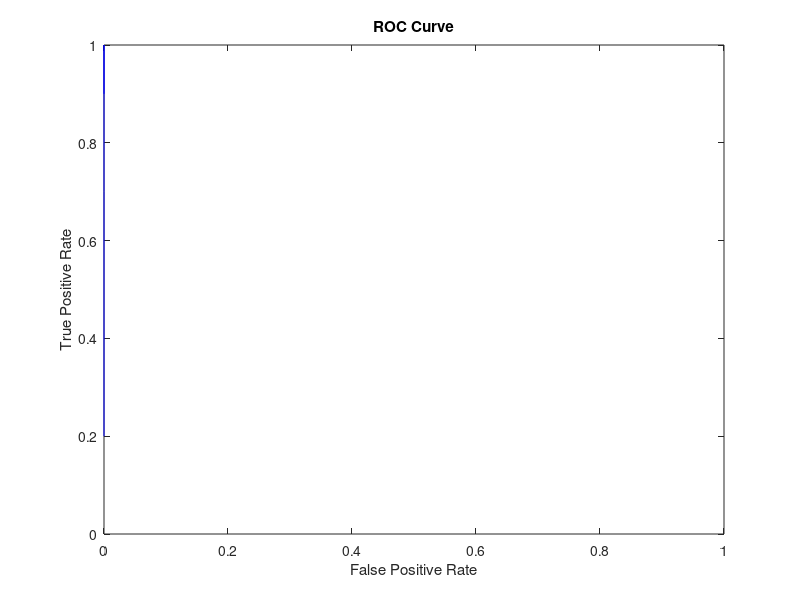

Reproduce this figure in MATLAB. (Note: this script raises an error after producing the figure.)
load detection.mat;

% 2 forms of logical regression: confusion matrix and 3 variable classification analysis
TP = zeros(1, length(thresholds));
FP = zeros(1, length(thresholds));
TN = zeros(1, length(thresholds));
FN = zeros(1, length(thresholds));
TPR = zeros(1, length(thresholds));
FPR = zeros(1, length(thresholds));

PC = zeros(1, length(thresholds));
MC = zeros(1, length(thresholds));
FA = zeros(1, length(thresholds));
for l = 1 : length(thresholds)
    for k = 1 : length(isDetected)
        % tumor was not presented AND no tumor was detected... yay!
        if (knownClassification(k) == 0 && isDetected{k}(l) == 0)
            TN(l) = TN(l) + 1;
            PC(l) = PC(l) + 1;
        % tumor was presented AND tumor was detected accurately... yay!
        elseif (knownClassification(k) ~= 0 && isDetected{k}(l) == 1)
            TP(l) = TP(l) + 1;
            PC(l) = PC(l) + 1;
        % tumor was presented AND tumor was not detected accurately... sad :(
        elseif (knownClassification(k) ~= 0 && isDetected{k}(l) == 0)
            FN(l) = FN(l) + 1;
            MC(l) = MC(l) + 1;
        % tumor was not presented but a tumor was still detected... yikes :(
        elseif (knownClassification(k) == 0 && isDetected{k}(l) == 1)
            FP(l) = FP(l) + 1;
            FA(l) = FA(l) + 1;
        end
    end
    TPR(l) = TP(l) / (TP(l) + FN(l));          % sensitivity
    FPR(l) = FP(l) / (FP(l) + TN(l));          % 1 - specificity
end


%% MY ATTEMPT AT AN ROC CURVE (BIOSTATS PREDICTION ANALYSIS METHOD)
confusionMat = {TP, FP; FN, TN};
fprintf('true positives');
disp(TP);
fprintf('false positives');
disp(FP);
fprintf('false negatives');
disp(FN);
fprintf('true negatives');
disp(TN);
fprintf('true positive rate');
disp(TPR);
fprintf('false positive rate');
disp(FPR);

figure;
plot(FPR, TPR, 'b');
title('ROC Curve')
xlabel('False Positive Rate')
ylabel('True Positive Rate')
xlim([0, 1]);
ylim([0, 1]);
savefig('roc')

%% MATLAB'S ROC CURVE

% Matlab's ROC curve with my data as input arguments seems to produce
% something meaningful. I'm not too sure what I did wrong. If I had time, I
% would learn more about ROC curves and figure out what I am doing wrong.

 % I also struggled getting perfcurve (a Matlab built-in function) to work
 % for me. 

 figure;
 plotroc(knownClassification(knownClassification ~= 0), isDetected);
 print(gcf, 'roc', '-djpeg')
 

%% PERFORMANCE ANALYSIS OF LOGISTIC REGRESSION CLASSIFIER

PCpercentage = (PC / length(isDetected)) * 100;
MCpercentage = (MC / length(isDetected)) * 100;   
FApercentage = (FA / length(isDetected)) * 100;

h(1) = figure;
plot(thresholds, PCpercentage, 'b')
hold on;
plot(thresholds, MCpercentage, 'r')
plot(thresholds, FApercentage, 'g');
hold off;
title('Performance Analysis of Logistic Regression Classifier for Tumor Detection');
xlabel('Density Threshold');
ylabel('Classification Rates');
legend('Perfect Classification', 'Missed Classification', 'False Alarm',  'Location', 'northwest');

PI = zeros(1, length(thresholds));
sens = zeros(1, length(thresholds));
spec = zeros(1, length(thresholds));
accuracy = zeros(1, length(thresholds));
for k = 1 : length(thresholds)
    PI(k) = ((PC(k) - MC(k) - FA(k)) / PC(k)) * 100;
    sens(k) = (PC(k) / (PC(k) + FA(k))) * 100;
    spec(k) = (PC(k) / (PC(k) + MC(k))) * 100;
    accuracy(k) = (sens(k) + spec(k)) / 2;
end

h(2) = figure;
plot(thresholds, PI, 'b');
hold on;
plot(thresholds, sens, 'g');
plot(thresholds, spec, 'r');
plot(thresholds, accuracy, 'k');
hold off;
title('Performance Analysis of Logistic Regression Classifier for Tumor Detection');
xlabel('Density Threshold');
ylabel('Performance Analysis Statistics');
legend('Performance Index', 'Sensitivity', 'Specificity', 'Accuracy', 'Location', 'northwest');
savefig(h, 'performanceAnalysis.fig');


